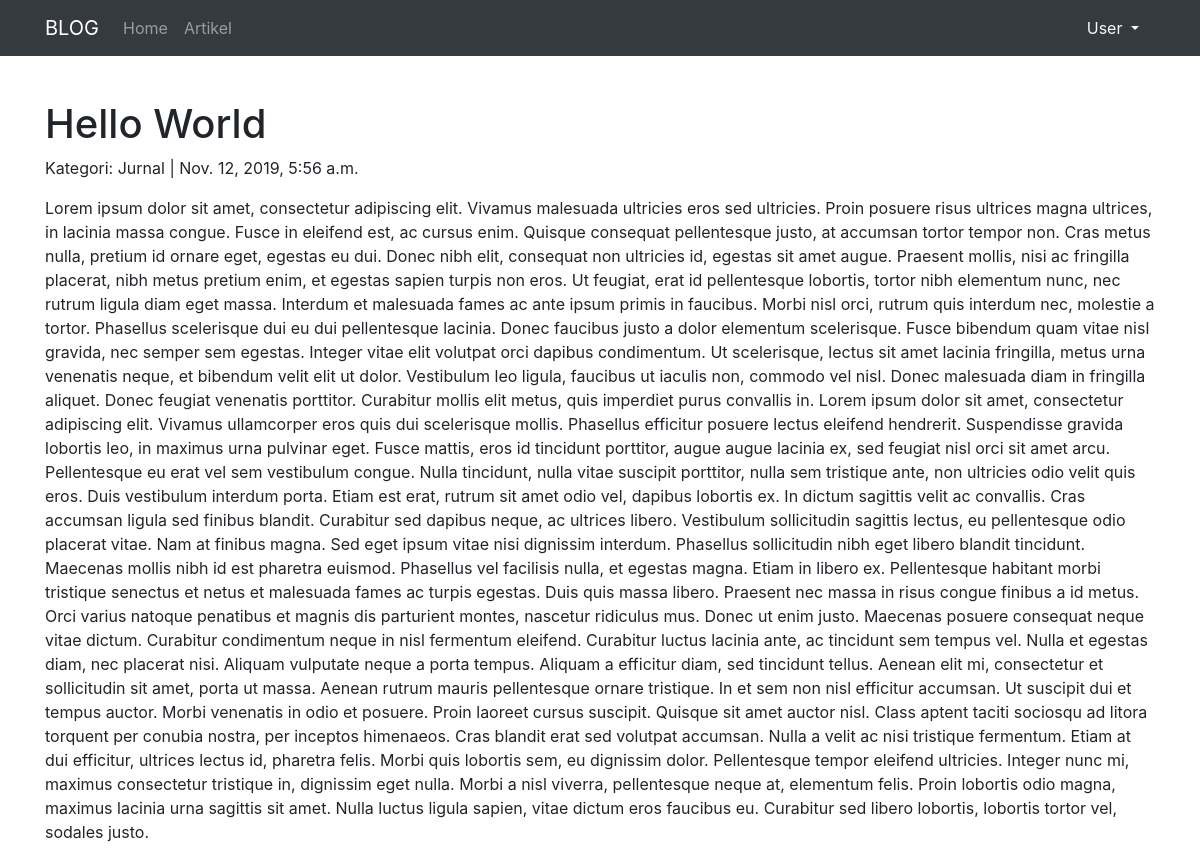
The page /artikel/detail/hello-world on the database its author committed.
### artikel/models.py (models this page shows, shortened)
class Artikel(models.Model):
	judul		= models.CharField(max_length=255)
	isi 		= models.TextField()
	kategori	= models.CharField(max_length=255)
	published	= models.DateTimeField(auto_now_add=True)
	updated 	= models.DateTimeField(auto_now=True)
	slug		= models.SlugField(blank=True,editable=False)

### artikel/views.py (the view)
# urls.py: url(r'^detail/(?P<slug>[\w-]+)$',ArtikelDetailView.as_view(),name='detail'),
class ArtikelDetailView(DetailView):
    model = Artikel
    template_name = 'artikel/artikel_detail.html'
    context_object_name = 'artikel'

### artikel/templates/artikel/artikel_detail.html (shortened to what this page needs)
{% extends "base.html" %}
{% block contents %}
	<h1>{{artikel.judul}}</h1>
	<p>Kategori: {{artikel.kategori}} | {{artikel.published}}</p>
	<p>{{artikel.isi}}</p>
{% endblock contents %}

### rows shown on the page
Artikel: judul "Hello World", kategori "Jurnal", published "Nov. 12, 2019, 5:56 a.m.", isi "Lorem ipsum dolor sit amet, consectetur adipiscing elit. Vivamus malesuada ultricies eros sed ultricies. Proin posuere risus ultrices magna ultrices, in lacinia massa congue. Fusce in eleifend est, ac cursus enim. Quisque consequat pellentesque justo, at accumsan tortor tempor non. Cras metus nulla, pretium id ornare eget, egestas eu dui. Donec nibh elit, consequat non ultricies id, egestas sit amet augue. Praesent mollis, nisi ac fringilla placerat, nibh metus pretium enim, et egestas sapien turpis non eros. Ut feugiat, erat id pellentesque lobortis, tortor nibh elementum nunc, nec rutrum ligula diam eget massa. Interdum et malesuada fames ac ante ipsum primis in faucibus. Morbi nisl orci,…"
